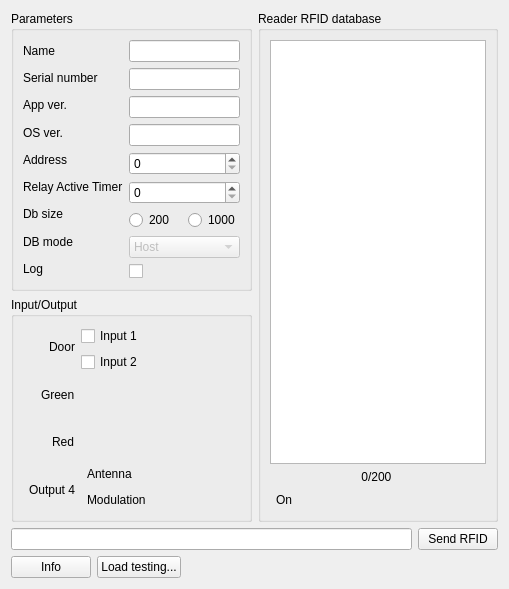
<ui version="4.0" >
 <class>Widget</class>
 <widget class="QWidget" name="Widget" >
  <property name="geometry" >
   <rect>
    <x>0</x>
    <y>0</y>
    <width>509</width>
    <height>589</height>
   </rect>
  </property>
  <property name="windowTitle" >
   <string>Form</string>
  </property>
  <layout class="QGridLayout" >
   <item row="0" column="0" >
    <widget class="QGroupBox" name="groupBox" >
     <property name="title" >
      <string>Parameters</string>
     </property>
     <layout class="QGridLayout" >
      <item row="0" column="0" >
       <layout class="QHBoxLayout" >
        <item>
         <layout class="QVBoxLayout" >
          <item>
           <widget class="QLabel" name="label" >
            <property name="text" >
             <string>Name</string>
            </property>
            <property name="buddy" >
             <cstring>name</cstring>
            </property>
           </widget>
          </item>
          <item>
           <widget class="QLabel" name="label_6" >
            <property name="text" >
             <string>Serial number</string>
            </property>
            <property name="buddy" >
             <cstring>serialNumber</cstring>
            </property>
           </widget>
          </item>
          <item>
           <widget class="QLabel" name="label_3" >
            <property name="text" >
             <string>App ver.</string>
            </property>
            <property name="buddy" >
             <cstring>appVer</cstring>
            </property>
           </widget>
          </item>
          <item>
           <widget class="QLabel" name="label_4" >
            <property name="text" >
             <string>OS ver.</string>
            </property>
            <property name="buddy" >
             <cstring>osVer</cstring>
            </property>
           </widget>
          </item>
          <item>
           <widget class="QLabel" name="label_8" >
            <property name="text" >
             <string>Address</string>
            </property>
            <property name="buddy" >
             <cstring>address</cstring>
            </property>
           </widget>
          </item>
          <item>
           <widget class="QLabel" name="label_12" >
            <property name="text" >
             <string>Relay Active Timer</string>
            </property>
           </widget>
          </item>
          <item>
           <widget class="QLabel" name="label_2" >
            <property name="text" >
             <string>Db size</string>
            </property>
            <property name="buddy" >
             <cstring>db200</cstring>
            </property>
           </widget>
          </item>
          <item>
           <widget class="QLabel" name="label_13" >
            <property name="text" >
             <string>DB mode</string>
            </property>
           </widget>
          </item>
          <item>
           <widget class="QLabel" name="label_14" >
            <property name="text" >
             <string>Log</string>
            </property>
           </widget>
          </item>
         </layout>
        </item>
        <item>
         <layout class="QVBoxLayout" >
          <item>
           <widget class="QLineEdit" name="name" />
          </item>
          <item>
           <widget class="QLineEdit" name="serialNumber" />
          </item>
          <item>
           <widget class="QLineEdit" name="appVer" />
          </item>
          <item>
           <widget class="QLineEdit" name="osVer" />
          </item>
          <item>
           <layout class="QHBoxLayout" >
            <item>
             <widget class="QSpinBox" name="address" >
              <property name="minimum" >
               <number>0</number>
              </property>
              <property name="maximum" >
               <number>32</number>
              </property>
             </widget>
            </item>
           </layout>
          </item>
          <item>
           <widget class="QSpinBox" name="relayActiveTime" >
            <property name="minimum" >
             <number>0</number>
            </property>
            <property name="maximum" >
             <number>255</number>
            </property>
           </widget>
          </item>
          <item>
           <layout class="QHBoxLayout" >
            <item>
             <widget class="QRadioButton" name="db200" >
              <property name="text" >
               <string>200</string>
              </property>
             </widget>
            </item>
            <item>
             <widget class="QRadioButton" name="db1000" >
              <property name="text" >
               <string>1000</string>
              </property>
             </widget>
            </item>
           </layout>
          </item>
          <item>
           <widget class="QComboBox" name="dbModeInfo" >
            <property name="enabled" >
             <bool>false</bool>
            </property>
            <item>
             <property name="text" >
              <string>Host</string>
             </property>
            </item>
            <item>
             <property name="text" >
              <string>Standalone</string>
             </property>
            </item>
           </widget>
          </item>
          <item>
           <widget class="QCheckBox" name="log" >
            <property name="text" >
             <string/>
            </property>
           </widget>
          </item>
         </layout>
        </item>
       </layout>
      </item>
     </layout>
    </widget>
   </item>
   <item rowspan="2" row="0" column="1" >
    <widget class="QGroupBox" name="groupBox_3" >
     <property name="title" >
      <string>Reader RFID database</string>
     </property>
     <layout class="QGridLayout" >
      <item row="0" column="0" >
       <widget class="QListWidget" name="rfidList" />
      </item>
      <item row="1" column="0" >
       <widget class="QLabel" name="dbSizeLabel" >
        <property name="text" >
         <string>0/200 </string>
        </property>
        <property name="alignment" >
         <set>Qt::AlignCenter</set>
        </property>
       </widget>
      </item>
      <item row="2" column="0" >
       <layout class="QHBoxLayout" >
        <item>
         <layout class="QHBoxLayout" >
          <item>
           <widget class="QLed" name="dbStatusLed" >
            <property name="toolTip" >
             <string>Binary Led</string>
            </property>
            <property name="whatsThis" >
             <string>Led widget</string>
            </property>
            <property name="value" >
             <bool>true</bool>
            </property>
            <property name="color" >
             <color>
              <red>0</red>
              <green>255</green>
              <blue>0</blue>
             </color>
            </property>
           </widget>
          </item>
          <item>
           <widget class="QLabel" name="dbStatus" >
            <property name="text" >
             <string>On</string>
            </property>
           </widget>
          </item>
         </layout>
        </item>
        <item>
         <spacer>
          <property name="orientation" >
           <enum>Qt::Horizontal</enum>
          </property>
          <property name="sizeHint" >
           <size>
            <width>61</width>
            <height>20</height>
           </size>
          </property>
         </spacer>
        </item>
       </layout>
      </item>
     </layout>
    </widget>
   </item>
   <item row="1" column="0" >
    <widget class="QGroupBox" name="groupBox_2" >
     <property name="title" >
      <string>Input/Output</string>
     </property>
     <layout class="QGridLayout" >
      <item rowspan="4" row="0" column="0" >
       <layout class="QVBoxLayout" >
        <item>
         <layout class="QHBoxLayout" >
          <item>
           <widget class="QLed" name="output1" >
            <property name="toolTip" >
             <string>Door lock output</string>
            </property>
            <property name="whatsThis" >
             <string>Led widget</string>
            </property>
            <property name="value" >
             <bool>false</bool>
            </property>
            <property name="color" >
             <color>
              <red>255</red>
              <green>0</green>
              <blue>0</blue>
             </color>
            </property>
           </widget>
          </item>
          <item>
           <widget class="QLabel" name="label_5" >
            <property name="text" >
             <string>Door</string>
            </property>
           </widget>
          </item>
         </layout>
        </item>
        <item>
         <layout class="QHBoxLayout" >
          <item>
           <widget class="QLed" name="output2" >
            <property name="toolTip" >
             <string>Green output</string>
            </property>
            <property name="whatsThis" >
             <string>Led widget</string>
            </property>
            <property name="value" >
             <bool>false</bool>
            </property>
            <property name="color" >
             <color>
              <red>255</red>
              <green>0</green>
              <blue>0</blue>
             </color>
            </property>
           </widget>
          </item>
          <item>
           <widget class="QLabel" name="label6" >
            <property name="text" >
             <string>Green</string>
            </property>
           </widget>
          </item>
         </layout>
        </item>
        <item>
         <layout class="QHBoxLayout" >
          <item>
           <widget class="QLed" name="output3" >
            <property name="toolTip" >
             <string>Red output</string>
            </property>
            <property name="whatsThis" >
             <string>Led widget</string>
            </property>
            <property name="value" >
             <bool>false</bool>
            </property>
            <property name="color" >
             <color>
              <red>255</red>
              <green>0</green>
              <blue>0</blue>
             </color>
            </property>
           </widget>
          </item>
          <item>
           <widget class="QLabel" name="label_7" >
            <property name="text" >
             <string>Red</string>
            </property>
           </widget>
          </item>
         </layout>
        </item>
        <item>
         <layout class="QHBoxLayout" >
          <item>
           <widget class="QLed" name="output4" >
            <property name="toolTip" >
             <string>Orange output</string>
            </property>
            <property name="whatsThis" >
             <string>Led widget</string>
            </property>
            <property name="value" >
             <bool>false</bool>
            </property>
            <property name="color" >
             <color>
              <red>255</red>
              <green>0</green>
              <blue>0</blue>
             </color>
            </property>
           </widget>
          </item>
          <item>
           <widget class="QLabel" name="label_9" >
            <property name="text" >
             <string>Output 4</string>
            </property>
           </widget>
          </item>
         </layout>
        </item>
       </layout>
      </item>
      <item row="0" column="1" >
       <layout class="QVBoxLayout" >
        <item>
         <widget class="QCheckBox" name="input1" >
          <property name="text" >
           <string>Input 1</string>
          </property>
         </widget>
        </item>
        <item>
         <widget class="QCheckBox" name="input2" >
          <property name="text" >
           <string>Input 2</string>
          </property>
         </widget>
        </item>
       </layout>
      </item>
      <item row="1" column="1" >
       <spacer>
        <property name="orientation" >
         <enum>Qt::Vertical</enum>
        </property>
        <property name="sizeHint" >
         <size>
          <width>116</width>
          <height>51</height>
         </size>
        </property>
       </spacer>
      </item>
      <item row="2" column="1" >
       <layout class="QHBoxLayout" >
        <item>
         <layout class="QHBoxLayout" >
          <item>
           <widget class="QLed" name="antenna" >
            <property name="toolTip" >
             <string>Antenna</string>
            </property>
            <property name="whatsThis" >
             <string>Led widget</string>
            </property>
            <property name="value" >
             <bool>false</bool>
            </property>
            <property name="color" >
             <color>
              <red>255</red>
              <green>0</green>
              <blue>0</blue>
             </color>
            </property>
           </widget>
          </item>
          <item>
           <widget class="QLabel" name="label_10" >
            <property name="text" >
             <string>Antenna</string>
            </property>
           </widget>
          </item>
         </layout>
        </item>
        <item>
         <spacer>
          <property name="orientation" >
           <enum>Qt::Horizontal</enum>
          </property>
          <property name="sizeHint" >
           <size>
            <width>16</width>
            <height>20</height>
           </size>
          </property>
         </spacer>
        </item>
       </layout>
      </item>
      <item row="3" column="1" >
       <layout class="QHBoxLayout" >
        <item>
         <layout class="QHBoxLayout" >
          <item>
           <widget class="QLed" name="modulation" >
            <property name="toolTip" >
             <string>Modulation</string>
            </property>
            <property name="whatsThis" >
             <string>Led widget</string>
            </property>
            <property name="value" >
             <bool>false</bool>
            </property>
            <property name="color" >
             <color>
              <red>255</red>
              <green>0</green>
              <blue>0</blue>
             </color>
            </property>
           </widget>
          </item>
          <item>
           <widget class="QLabel" name="label_11" >
            <property name="text" >
             <string>Modulation</string>
            </property>
           </widget>
          </item>
         </layout>
        </item>
        <item>
         <spacer>
          <property name="orientation" >
           <enum>Qt::Horizontal</enum>
          </property>
          <property name="sizeHint" >
           <size>
            <width>16</width>
            <height>20</height>
           </size>
          </property>
         </spacer>
        </item>
       </layout>
      </item>
     </layout>
    </widget>
   </item>
   <item row="2" column="0" colspan="2" >
    <layout class="QHBoxLayout" >
     <item>
      <widget class="QLineEdit" name="rfid" />
     </item>
     <item>
      <widget class="QPushButton" name="sendRfid" >
       <property name="text" >
        <string>Send RFID</string>
       </property>
      </widget>
     </item>
    </layout>
   </item>
   <item row="3" column="0" colspan="2" >
    <layout class="QHBoxLayout" >
     <item>
      <widget class="QPushButton" name="info" >
       <property name="text" >
        <string>Info</string>
       </property>
      </widget>
     </item>
     <item>
      <widget class="QPushButton" name="loadTest" >
       <property name="text" >
        <string>Load testing...</string>
       </property>
      </widget>
     </item>
     <item>
      <spacer>
       <property name="orientation" >
        <enum>Qt::Horizontal</enum>
       </property>
       <property name="sizeHint" >
        <size>
         <width>401</width>
         <height>20</height>
        </size>
       </property>
      </spacer>
     </item>
    </layout>
   </item>
  </layout>
 </widget>
 <customwidgets>
  <customwidget>
   <class>QLed</class>
   <extends>QWidget</extends>
   <header>qled.h</header>
  </customwidget>
 </customwidgets>
 <tabstops>
  <tabstop>name</tabstop>
  <tabstop>serialNumber</tabstop>
  <tabstop>appVer</tabstop>
  <tabstop>osVer</tabstop>
  <tabstop>address</tabstop>
  <tabstop>relayActiveTime</tabstop>
  <tabstop>db200</tabstop>
  <tabstop>db1000</tabstop>
  <tabstop>dbModeInfo</tabstop>
  <tabstop>log</tabstop>
  <tabstop>input1</tabstop>
  <tabstop>input2</tabstop>
  <tabstop>rfid</tabstop>
  <tabstop>sendRfid</tabstop>
  <tabstop>info</tabstop>
  <tabstop>rfidList</tabstop>
 </tabstops>
 <resources>
  <include location="resource.qrc" />
 </resources>
 <connections/>
</ui>
